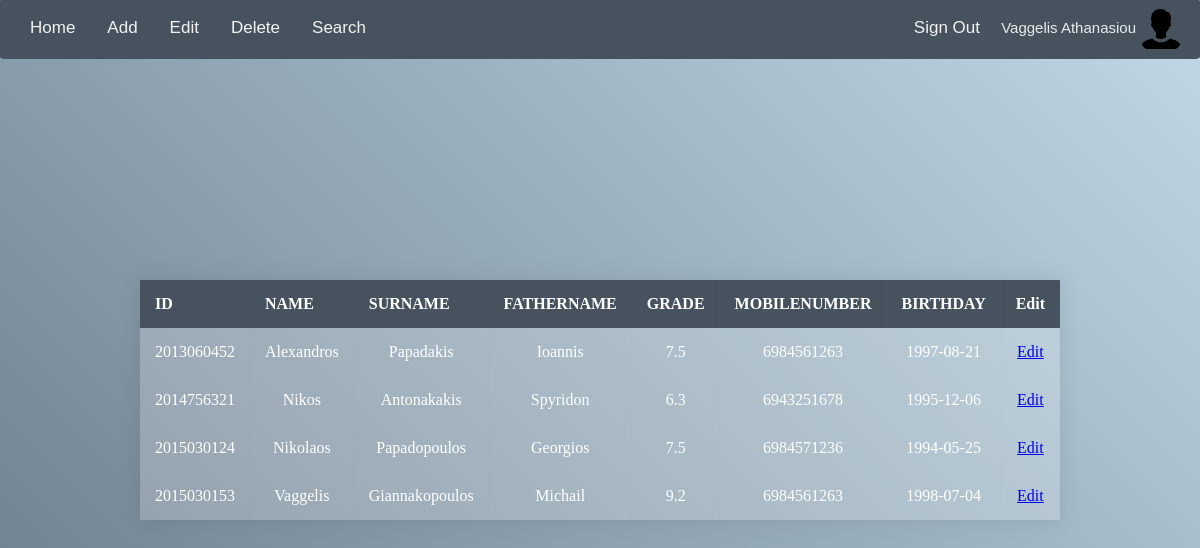
Page /php/view.php (signed in) on the committed database.
### tables this page shows
CREATE TABLE `Students` (
  `ID` varchar(20) NOT NULL,
  `NAME` varchar(25) NOT NULL,
  `SURNAME` varchar(25) NOT NULL,
  `FATHERNAME` varchar(25) NOT NULL,
  `GRADE` float NOT NULL,
  `MOBILENUMBER` varchar(15) NOT NULL,
  `BIRTHDAY` date NOT NULL
);

### php/view.php (the view, shortened to what this page needs)
<?php
   include('varify.php');
?>
<html>
<head>
      <link rel="stylesheet" type="text/css" href="nav_style.css?version=60">
   </head>
   <body>
   <div class="topnav">
   <img src="icons8-account-90.png" alt="Avatar" class="avatar">
         <a href="teacher.php">Home</a>
         <a href = "AddStudents.php">Add</a>
         <a href ="view.php">Edit</a>
         <a href="vie_del.php">Delete</a>
         <a href="ViewSearchField.php">Search</a>
         <a class="signout" href = "logout.php">Sign Out</a>
         <p> <?php echo $_SESSION['name'] .' '. $_SESSION['surname']; ?> </p>
   </div>
      <div class="container">
      <table >
         <thead>
         <tr >
            <th ><strong>ID</strong></th>
            <th ><strong>NAME</strong></th>
            <th ><strong>SURNAME</strong></th>
            <th ><strong>FATHERNAME</strong></th>
            <th ><strong>GRADE</strong></th>
            <th ><strong>MOBILENUMBER</strong></th>
            <th ><strong>BIRTHDAY</strong></th>
            <th ><strong>Edit</strong></th>
         </tr>
         </thead>
         <?php
            $sel_query="SELECT * FROM Students ORDER BY ID;";
            $result = mysqli_query($db,$sel_query);
            while($row = mysqli_fetch_assoc($result)) { ?>
            <tbody>
            <tr>
               <td align="center"><?php echo $row["ID"]; ?></td>
               <td align="center"><?php echo $row["NAME"]; ?></td>
               <td align="center"><?php echo $row["SURNAME"]; ?></td>
               <td align="center"><?php echo $row["FATHERNAME"]; ?></td>
               <td align="center"><?php echo $row["GRADE"]; ?></td>
               <td align="center"><?php echo $row["MOBILENUMBER"]; ?></td>
               <td align="center"><?php echo $row["BIRTHDAY"]; ?></td>
               <td align="center">
                <a href="EditStudents.php?ID=<?php echo $row["ID"]; ?>">Edit</a>
               </td>
            </tr>
          <?php  } ?>
            </tbody>
      </table>
      </div>
    </body>
</html>

### php/nav_style.css (style rules this page uses)
body { background: linear-gradient(45deg, #677786,#c0d9e7); }
.topnav { list-style-type: none; background-color: rgb(70, 83, 95); overflow: hidden; font-family: sans-serif; border-radius: 5px; margin: -9; padding: 5px 15px; }
.topnav a { float: left; color: #f2f2f2; text-align: center; padding: 14px 16px; text-decoration: none; font-size: 17px; }
.signout { right:17%; position: absolute; }
.topnav p { float: right; color: #f2f2f2f2; text-align: center; text-decoration: none; font-size: 15px; }
.container { position: absolute; top: 50%; left: 50%; transform: translate(-50%, -50%); }
table { width: 800px; border-collapse: collapse; overflow: hidden; box-shadow: 0 0 20px rgba(0,0,0,0.1) }
th, td { padding: 15px; background-color: rgba(255,255,255,0.2); color: #fff; }
th { text-align: left; }
th { background-color: rgb(70, 83, 95); }
.avatar { width: 50px; height: 50px; border-radius: 50%; float:right; }

### rows in the picture
students: ID "2013060452", NAME "Alexandros", SURNAME "Papadakis", FATHERNAME "Ioannis", GRADE "7.5", MOBILENUMBER "6984561263", BIRTHDAY "1997-08-21"
students: ID "2014756321", NAME "Nikos", SURNAME "Antonakakis", FATHERNAME "Spyridon", GRADE "6.3", MOBILENUMBER "6943251678", BIRTHDAY "1995-12-06"
students: ID "2015030124", NAME "Nikolaos", SURNAME "Papadopoulos", FATHERNAME "Georgios", GRADE "7.5", MOBILENUMBER "6984571236", BIRTHDAY "1994-05-25"
students: ID "2015030153", NAME "Vaggelis", SURNAME "Giannakopoulos", FATHERNAME "Michail", GRADE "9.2", MOBILENUMBER "6984561263", BIRTHDAY "1998-07-04"

### other values in the picture
$_SESSION['name'] "Vaggelis"
$_SESSION['surname'] "Athanasiou"
